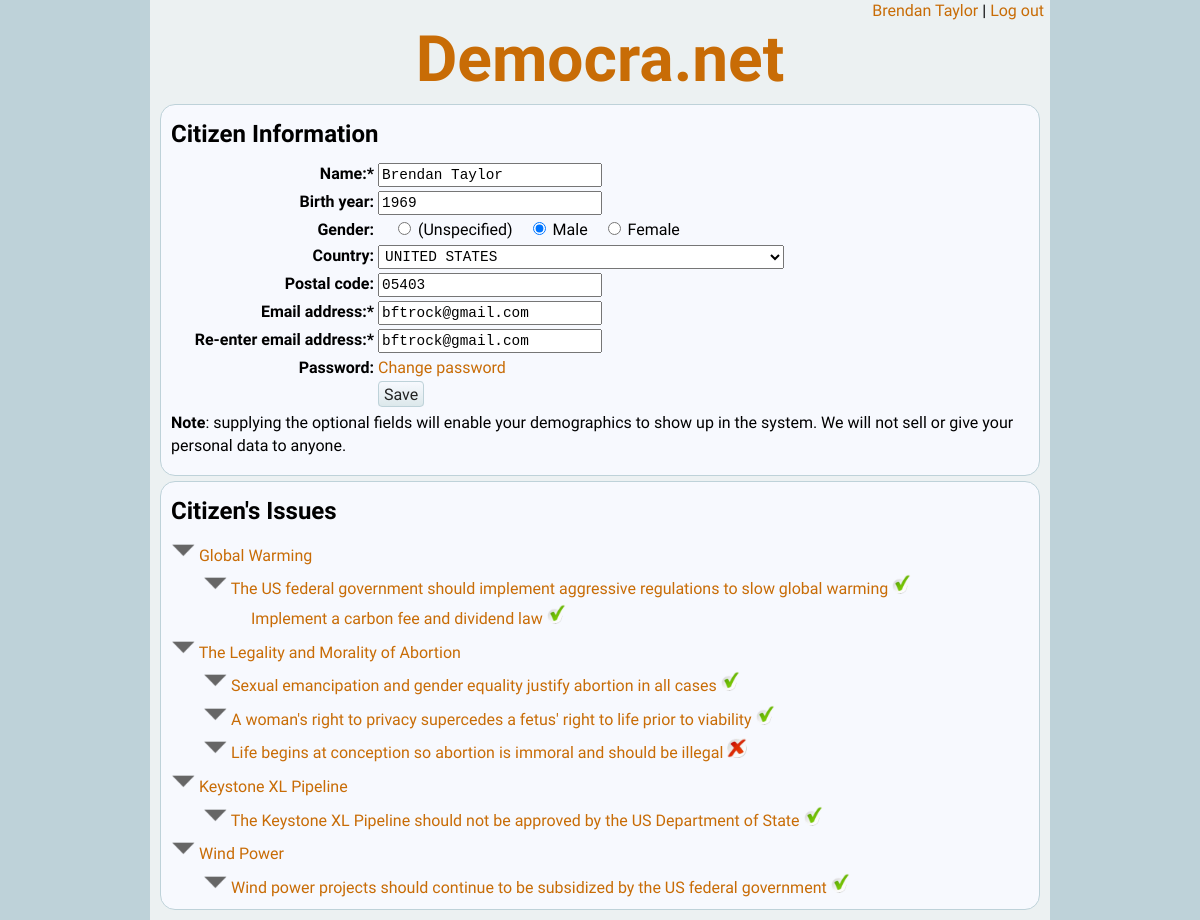
The page /citizen.php (signed in) on the database its author committed.
### tables this page shows
CREATE TABLE `citizens` (
  `citizen_id` int(11) NOT NULL AUTO_INCREMENT,
  `password` varchar(100) NOT NULL,
  `email` varchar(100) NOT NULL,
  `name` varchar(100) DEFAULT NULL,
  `birth_year` int(11) DEFAULT NULL,
  `gender` int(11) DEFAULT NULL,
  `country` int(11) DEFAULT NULL,
  `postal_code` varchar(25) DEFAULT NULL,
  PRIMARY KEY (`citizen_id`)
);

CREATE TABLE `votes` (
  `type` char(1) NOT NULL,
  `type_id` int(11) NOT NULL,
  `citizen_id` int(11) NOT NULL,
  `vote` int(11) DEFAULT NULL,
  PRIMARY KEY (`type`,`type_id`,`citizen_id`)
);

CREATE TABLE `positions` (
  `position_id` int(11) NOT NULL AUTO_INCREMENT,
  `name` varchar(1000) DEFAULT NULL,
  `justification` varchar(3000) DEFAULT NULL,
  `issue_id` int(11) DEFAULT NULL,
  `citizen_id` int(11) DEFAULT NULL,
  PRIMARY KEY (`position_id`)
);

CREATE TABLE `actions` (
  `action_id` int(11) NOT NULL AUTO_INCREMENT,
  `name` varchar(1000) DEFAULT NULL,
  `description` varchar(3000) DEFAULT NULL,
  `date` varchar(100) DEFAULT NULL,
  `location` varchar(100) DEFAULT NULL,
  `position_id` int(11) NOT NULL,
  PRIMARY KEY (`action_id`)
);

### inc/class.citizen.php (called while the page is built, shortened)
<?php
require_once ("class.database.php");
require_once ("util.democranet.php");
class citizen
{
	public $citizen_id = null;
	public function check_session()
	{
		if (isset($_SESSION['citizen_id']))
		{
			$this->citizen_id = $_SESSION['citizen_id'];
		}
	}
	public function load_db($db)
	{
		$this->db = $db;
		$sql = "SELECT * FROM citizens WHERE citizen_id = '{$this->citizen_id}'";
		$this->db->execute_query($sql);
		$line = $this->db->fetch_line();
		$this->name = $line['name'];
		$this->email = $line['email'];
		$this->birth_year = $line['birth_year'];
		$this->gender = $line['gender'];
		$this->country = $line['country'];
		$this->postal_code = $line['postal_code'];
	}
}
?>

### inc/class.database.php (called while the page is built, shortened)
<?php
class database {
	public $conn = null;
	public $result = null;
	public function open_connection()
	{
		$this->conn = new mysqli(self::DB_HOST, self::DB_UNAME, self::DB_PWD, self::DB_NAME)
			or die("Connect Error (" . $this->conn->connect_errno . ") " . $this->conn->connect_error);
	}
	public function execute_query($sql)
	{
		$this->result = $this->conn->query($sql)
			or die("Could not execute the query: {$this->conn->error}<br />sql = {$sql}");
	}
	public function get_result()
	{
		return $this->result;
	}
	public function fetch_line($result = null)
	{
		if ($result)
		{
			$line = $result->fetch_assoc();
		}
		else
		{
			$line = $this->result->fetch_assoc();
		}
		return $line;
	}
}
?>

### inc/util.democranet.php (called while the page is built, shortened)
<?php
function check_field($field_name, $arr, $is_required = false) {
	if (isset($arr[$field_name]) && strlen($arr[$field_name]) > 0) {
		return true;
	} else {
		return false;
	}
}
?>

### inc/util.citizen.php (the view)
<?php
function get_gender_input($gender_id = null) {
	$arr = array(0 => "(Unspecified)", 1 => "Male", 2 => "Female");
	$ret = "";
	foreach ($arr as $index=>$value)
	{
		$ret .= "<input type=\"radio\" name=\"gender\" value=\"{$index}\"";
		if ($gender_id == $index)
		{
			$ret .= " checked";
		}
		$ret .= "> {$value}";
	}
	return $ret;
}
function get_country_select($country_id = null) {
	global $db;
	$sql = "SELECT * FROM countries ORDER BY name";
	$db->execute_query($sql);
	$ret = "<select name=\"country\">";
	while ($line = $db->fetch_line()) {
		$ret .= "<option value=\"{$line['country_id']}\"";
		if ($line['country_id'] == $country_id) {
			$ret .= " selected=true";
		}
		$ret .= ">{$line['name']}</option>";
	}
	$ret .= "</select>";
	return $ret;
}
?>

### citizen.php (shortened to what this page needs)
<?php
require_once ("inc/class.database.php");
require_once ("inc/util.democranet.php");
require_once ("inc/util.citizen.php");
require_once ("inc/class.citizen.php");
$db = new database();
$db->open_connection();
$citizen = new citizen();
$citizen->check_session();
if ($citizen->in_session)
{
	$citizen->load_db($db);
}
else
{
	header("Location:login.php");
}
if (check_field("m", $_REQUEST))
{
	$mode = $_GET['m'];
}
else
{
	$mode = "e";
}
switch ($mode)
{
	case "e":
	case "p":
		$submit_action = "citizen.php?m=u";
		break;
}
echo DOC_TYPE;
?>
<html>
<head>
	<link rel="stylesheet" type="text/css" href="style/democranet.css" />
</head>
<body>
<div id="container">
<?php include ("inc/header.login.php"); ?>
	<div class="content">
		<p><span class="title">Citizen Information</span></p>
		<form method="post" action="<?php echo $submit_action; ?>" id="citizen_form">
			<table class="form">
				<tr>
					<th id="name_lbl">Name:*<input type="hidden" name="citizen_id"/></td>
					<td><input type="text" size="25" name="name" id="name" value="<?php echo $citizen->name; ?>" /></td>
				</tr>
				<tr>
					<th id="birth_year_lbl">Birth year:</td>
					<td><input type="text" size="25" name="birth_year" id="birth_year" value="<?php echo $citizen->birth_year; ?>" /></td>
				</tr>
				<tr>
					<th id="gender_lbl">Gender:</td>
					<td><?php echo get_gender_input($citizen->gender); ?></td>
				</tr>
				<tr>
					<th id="country_lbl">Country:</td>
					<td><?php echo get_country_select($citizen->country); ?></td>
				</tr>
				<tr>
					<th id="postal_code_lbl">Postal code:</td>
					<td><input type="text" size="25" name="postal_code" id="postal_code" value="<?php echo $citizen->postal_code; ?>" /></td>
				</tr>
				<tr>
					<th id="email1_lbl">Email address:*</td>
					<td><input type="text" size="25" name="email" id="email1" value="<?php echo $citizen->email; ?>"/></td>
				</tr>
				<tr>
					<th id="email2_lbl">Re-enter email address:*</td>
					<td><input type="text" size="25" id="email2" value="<?php echo $citizen->email; ?>"/></td>
				</tr>
<?php if ($mode == "e") { ?>
				<tr>
					<th id="password1_lbl">Password:</td>
					<td><a href="citizen.php?m=p">Change password</a></td>
				</tr>
<?php } ?>
				<tr>
					<td></td>
					<td><a class="btn" href="JAVASCRIPT: submitForm()">Save</a></td>
				</tr>
			</table>
		</form>
		<p><strong>Note</strong>: supplying the optional fields will enable your demographics to show up in the system.
			We will not sell or give your personal data to anyone.</p>
	</div>
	<div class="content">
		<p><span class="title">Citizen's Issues</span></p>
		<?php echo get_issues(); ?>
	</div>
</div>
</body>
</html>
<?php
function get_issues() {
	global $citizen, $db;
	$sql = "SELECT DISTINCT i.issue_id, i.name
		FROM votes v INNER JOIN positions p ON v.type_id = p.position_id
		INNER JOIN issues i ON p.issue_id = i.issue_id
		WHERE v.type = 'p' AND v.citizen_id = '{$citizen->citizen_id}'
		ORDER BY issue_id";
	$db->execute_query($sql);
	$result = $db->get_result();
	$html = "";
	while ($line = $db->fetch_line($result)) {
		$html .= "
			<p class=\"i1\">
				<img id=\"i{$line['issue_id']}\" class=\"ec\" src=\"img/collapse.png\">
				<a class=\"su\" href=\"issue.php?m=r&iid={$line['issue_id']}\">{$line['name']}</a>
			</p>
			<div class=\"di_ec\" id=\"di_i{$line['issue_id']}\">" . get_positions($line['issue_id']) . "
			</div>\n";
	}
	return $html;
}
function get_positions($issue_id) {
	global $db, $citizen;
	$sql = "SELECT p.position_id, p.name, v.vote citizen_vote
		FROM votes v INNER JOIN positions p ON v.type_id = p.position_id
		WHERE v.type = 'p'
		AND v.citizen_id = '{$citizen->citizen_id}'
		AND p.issue_id = '{$issue_id}'";
	$db->execute_query($sql);
	$result = $db->get_result();
	$html = "";
	while ($line = $db->fetch_line($result)) {
		if ($line['citizen_vote'] == VOTE_FOR)
		{
			$citizen_vote_img = "for.png";
		}
		else
		{
			$citizen_vote_img = "against.png";
		}
		$html .= "
			<p class=\"i2\">
				<img id=\"p{$line['position_id']}\" class=\"ec\" src=\"img/collapse.png\">
				<a class=\"su\" href=\"position.php?m=r&pid={$line['position_id']}\">{$line['name']}</a>
				<img class=\"vote\" src=\"img/{$citizen_vote_img}\">";
		$html .= "
			</p>
			<div class=\"di_ec\" id=\"di_p{$line['position_id']}\">" . get_actions($line['position_id']) . "
			</div>\n";
	}
	return $html;
}
function get_actions($position_id) {
	global $db, $citizen;
	$sql = "SELECT a.action_id, a.name, v.vote citizen_vote
		FROM votes v INNER JOIN actions a ON v.type_id = a.action_id
		WHERE v.type = 'a'
		AND v.citizen_id = '{$citizen->citizen_id}'
		AND a.position_id = '{$position_id}'";
	$db->execute_query($sql);
	$result = $db->get_result();
	$html = "";
	while ($line = $db->fetch_line($result)) {
		if ($line['citizen_vote'] == VOTE_FOR)
		{
			$citizen_vote_img = "for.png";
		}
		else
		{
			$citizen_vote_img = "against.png";
		}
		$html .= "
			<p class=\"i3\">
				<a class=\"su\" href=\"action.php?m=r&aid={$line['action_id']}\">{$line['name']}</a>
				<img class=\"vote\" src=\"img/{$citizen_vote_img}\">";
		$html .= "</p>\n";
	}
	return $html;
}
?>

### inc/header.login.php
<div id="login">
	<p><a href="citizen.php"><?php echo $citizen->name; ?></a>&nbsp;|&nbsp;<a href="login.php?m=lo">Log out</a></p>
</div>
<div id="header">
	<h1><a href="index.php">Democra.net</a></h1>
</div>

### style/democranet.css (style rules this page uses)
body { font-family: 'Quattrocento Sans', helvetica, arial, sans-serif; font-size: 100%; line-height: 1.4; background-color: #BED2D9; margin: 0; }
h1, h2, h3, h4, h5 { font-family: 'Dosis', sans-serif; font-weight: 600; line-height: 1.2; margin-bottom: .5em; }
p { font-family: 'Quattrocento Sans', helvetica, arial, sans-serif; font-size: 1em; font-weight: 400; margin-top: .2em; margin-bottom: .5em; }
input, textarea, select { font-family: 'Courier', monospace; font-size: 0.9em; padding: 2px; }
.title { font-size: 1.5em; margin: 0 0 .5em 0; font-weight: 700; }
table { font-size: 1em; }
.btn { border-style: solid; border-color: #BED2D9; border-radius: 4px; border-width: 1px; padding: 3px 5px 2px; background-image: linear-gradient(#F7F9FE, #DCE8EB); cursor: pointer; }
a.btn:link { text-decoration: none; color: #222; -webkit-transition: all 0s linear; -moz-transition: all 0s linear; -ms-transition: all 0s linear; -o-transition: all 0s linear; transition: all 0s linear; }
a:link { text-decoration: none; color: #C86C06; -webkit-transition: all .1s linear; -moz-transition: all .1s linear; -ms-transition: all .1s linear; -o-transition: all .1s linear; transition: all .1s linear; }
#header { text-align: center; padding: 0; }
#header h1 { margin-top:0; margin-bottom: 0; font-size: 4em; }
#container { margin: 0 auto; min-width: 200px; max-width: 900px; background-color: #ECF1F2; min-height: 780px; padding-bottom: 5px; }
#login { text-align: right; padding-right: 6px; }
#login p { margin: 0; }
.content { margin: 5px 10px; padding: 10px; background-color: #F7F9FE; border-radius: 15px; border: 1px solid #BED2D9; }
table.form { width:100%; }
table.form th { vertical-align: top; text-align: right; width: 90px; }

### rows shown on the page
citizens: name "Brendan Taylor", birth_year "1969", postal_code "05403", email "bftrock@gmail.com"
votes: positions.name "The US federal government should implement aggressive regulations to slow global warming"
votes: actions.name "Implement a carbon fee and dividend law"
votes: positions.name "Sexual emancipation and gender equality justify abortion in all cases"
votes: positions.name "A woman's right to privacy supercedes a fetus' right to life prior to viability"
votes: positions.name "Life begins at conception so abortion is immoral and should be illegal", shows a picture
votes: positions.name "The Keystone XL Pipeline should not be approved by the US Department of State"
votes: positions.name "Wind power projects should continue to be subsidized by the US federal government"

### other values the page prints
$line['name'] "Global Warming"
$line['name'] "The Legality and Morality of Abortion"
$line['name'] "Keystone XL Pipeline"
$line['name'] "Wind Power"
form field country "UNITED STATES"
